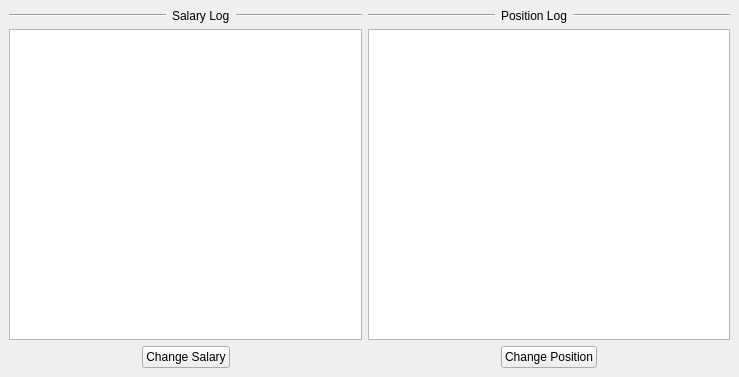
<?xml version="1.0" encoding="UTF-8"?>
<ui version="4.0">
 <class>MainWindow</class>
 <widget class="QMainWindow" name="MainWindow">
  <property name="geometry">
   <rect>
    <x>0</x>
    <y>0</y>
    <width>739</width>
    <height>377</height>
   </rect>
  </property>
  <property name="windowTitle">
   <string>MainWindow</string>
  </property>
  <widget class="QWidget" name="centralwidget">
   <layout class="QGridLayout" name="gridLayout">
    <item row="0" column="0" colspan="2">
     <widget class="Line" name="line">
      <property name="orientation">
       <enum>Qt::Horizontal</enum>
      </property>
     </widget>
    </item>
    <item row="0" column="2">
     <widget class="QLabel" name="label">
      <property name="text">
       <string>Salary Log</string>
      </property>
     </widget>
    </item>
    <item row="0" column="3">
     <widget class="Line" name="line_2">
      <property name="orientation">
       <enum>Qt::Horizontal</enum>
      </property>
     </widget>
    </item>
    <item row="0" column="4">
     <widget class="Line" name="line_3">
      <property name="orientation">
       <enum>Qt::Horizontal</enum>
      </property>
     </widget>
    </item>
    <item row="0" column="5">
     <widget class="QLabel" name="label_2">
      <property name="text">
       <string>Position Log</string>
      </property>
     </widget>
    </item>
    <item row="0" column="6" colspan="2">
     <widget class="Line" name="line_4">
      <property name="orientation">
       <enum>Qt::Horizontal</enum>
      </property>
     </widget>
    </item>
    <item row="1" column="0" colspan="4">
     <widget class="QTableWidget" name="salaryTableWidget"/>
    </item>
    <item row="1" column="4" colspan="4">
     <widget class="QTableWidget" name="positionTableWidget"/>
    </item>
    <item row="2" column="0">
     <spacer name="horizontalSpacer">
      <property name="orientation">
       <enum>Qt::Horizontal</enum>
      </property>
      <property name="sizeHint" stdset="0">
       <size>
        <width>129</width>
        <height>20</height>
       </size>
      </property>
     </spacer>
    </item>
    <item row="2" column="1" colspan="2">
     <widget class="QPushButton" name="pushButton">
      <property name="text">
       <string>Change Salary</string>
      </property>
     </widget>
    </item>
    <item row="2" column="3">
     <spacer name="horizontalSpacer_2">
      <property name="orientation">
       <enum>Qt::Horizontal</enum>
      </property>
      <property name="sizeHint" stdset="0">
       <size>
        <width>129</width>
        <height>20</height>
       </size>
      </property>
     </spacer>
    </item>
    <item row="2" column="4">
     <spacer name="horizontalSpacer_3">
      <property name="orientation">
       <enum>Qt::Horizontal</enum>
      </property>
      <property name="sizeHint" stdset="0">
       <size>
        <width>129</width>
        <height>20</height>
       </size>
      </property>
     </spacer>
    </item>
    <item row="2" column="5" colspan="2">
     <widget class="QPushButton" name="pushButton_2">
      <property name="text">
       <string>Change Position</string>
      </property>
     </widget>
    </item>
    <item row="2" column="7">
     <spacer name="horizontalSpacer_4">
      <property name="orientation">
       <enum>Qt::Horizontal</enum>
      </property>
      <property name="sizeHint" stdset="0">
       <size>
        <width>129</width>
        <height>20</height>
       </size>
      </property>
     </spacer>
    </item>
   </layout>
  </widget>
 </widget>
 <resources/>
 <connections/>
</ui>
